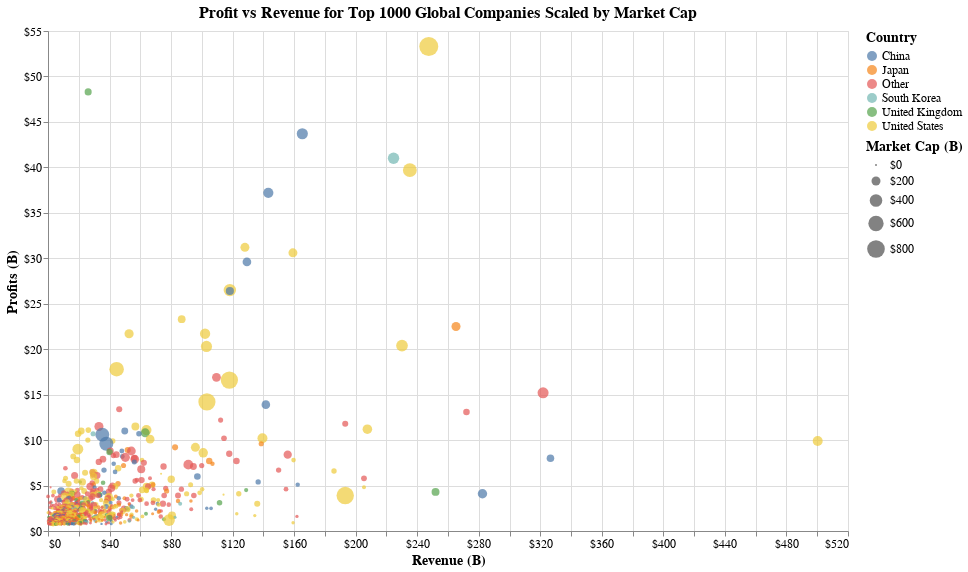

This figure's notebook cell:
### Markdown cell above
# Static Visualisation

### Code cell
top = 1000
df_top = df[:top]

alt.Chart(df_top).mark_circle().encode(
    alt.X('Revenue', axis=alt.Axis(format='$f', title='Revenue (B)'), scale=alt.Scale(domain=[0, 520], nice=40)),
    alt.Y('Profits', axis=alt.Axis(format='$', title='Profits (B)')),
    color='Country',
    size=alt.Size('Market Cap', legend=alt.Legend(format='$f', title='Market Cap (B)')),
    opacity=alt.value(0.7),
).properties(
    title='Profit vs Revenue for Top {} Global Companies Scaled by Market Cap'.format(top),
    width=800,
    height=500,
).configure(
    title={'fontSize': 16},
    axis={'labelFontSize': 12, 'titleFontSize': 14},
    legend={'titleFontSize': 14, 'labelFontSize': 12},
)

### Figure 1 — Vega-Lite specification as saved in the notebook (floating-point values rounded to 4 significant figures; data arrays with more than 128 entries replaced by an {"elided": "..."} marker saying what was removed)
{"$schema": "https://vega.github.io/schema/vega-lite/v2.6.0.json", "config": {"axis": {"labelFontSize": 12, "titleFontSize": 14}, "legend": {"labelFontSize": 12, "titleFontSize": 14}, "title": {"fontSize": 16}, "view": {"height": 300, "width": 400}}, "data": {"name": "data-425dcdc61495eee1b7f1ac4115606244"}, "datasets": {"data-425dcdc61495eee1b7f1ac4115606244": {"elided": "1000 records"}}, "encoding": {"color": {"field": "Country", "type": "nominal"}, "opacity": {"value": 0.7}, "size": {"field": "Market Cap", "legend": {"format": "$f", "title": "Market Cap (B)"}, "type": "quantitative"}, "x": {"axis": {"format": "$f", "title": "Revenue (B)"}, "field": "Revenue", "scale": {"domain": [0, 520], "nice": 40}, "type": "quantitative"}, "y": {"axis": {"format": "$", "title": "Profits (B)"}, "field": "Profits", "type": "quantitative"}}, "height": 500, "mark": "circle", "title": "Profit vs Revenue for Top 1000 Global Companies Scaled by Market Cap", "width": 800}
